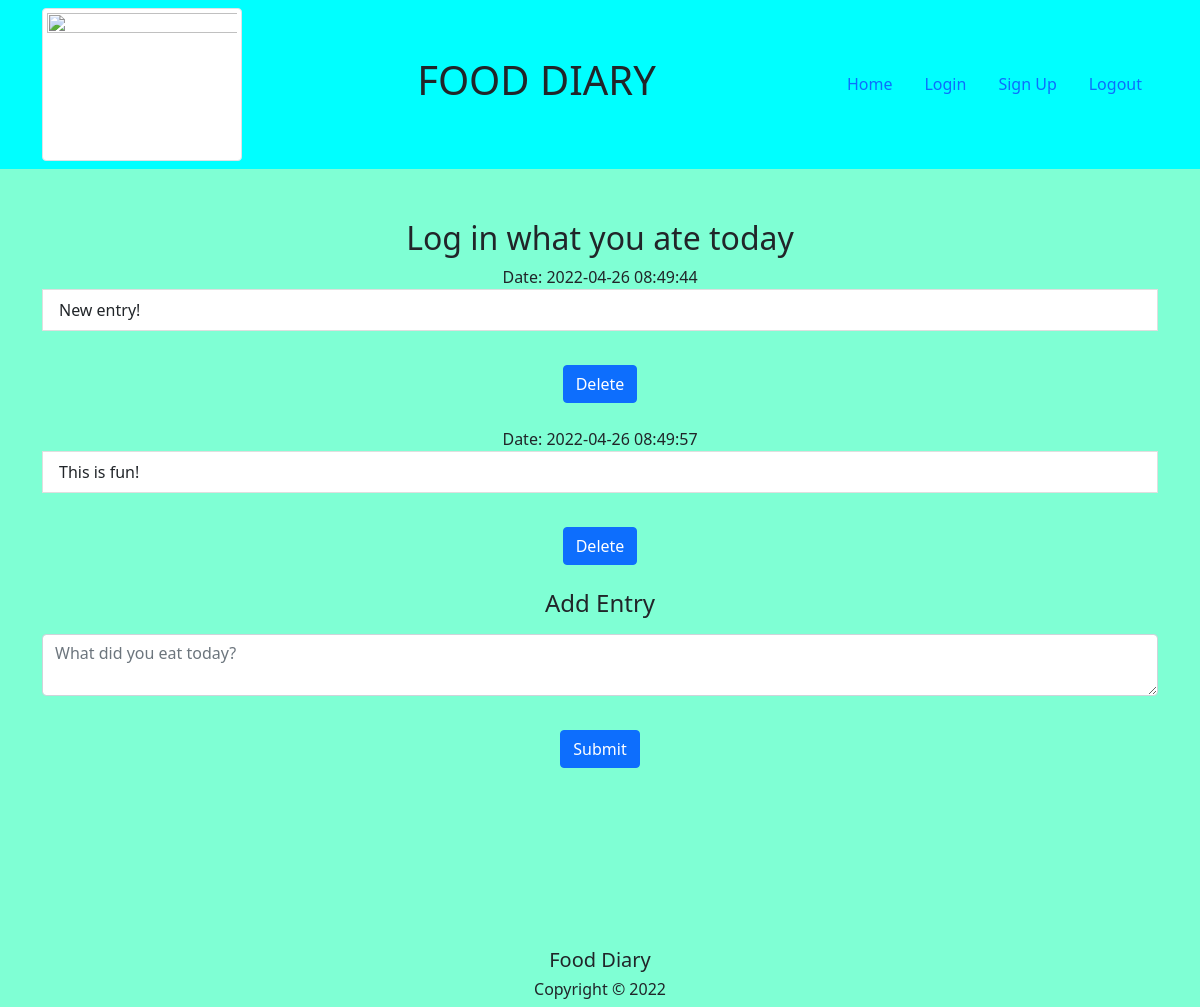
The page /index (signed in) on the database as committed earlier.
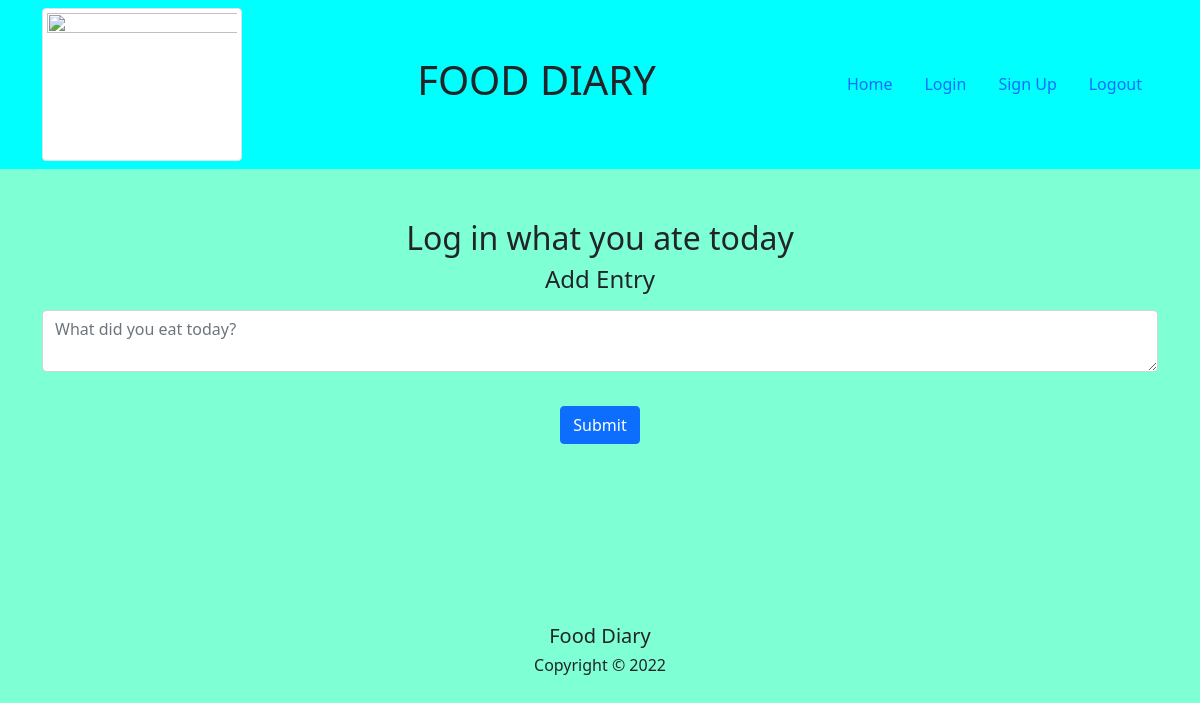
The same page on the database as committed later.
### journal/models.py (models this page shows)
class Note(db.Model):
    id = db.Column(db.Integer, primary_key=True)
    date = db.Column(db.DateTime(timezone=True), default=func.now() )
    data = db.Column(db.String(10000))
    user_id = db.Column(db.Integer, db.ForeignKey("user.id"))

### journal/views.py (the view)
@views.route("/index", methods=["POST","GET"])
@login_required
def index():
    if request.method == "POST":
        note = request.form.get("note")
        new_note = Note(data=note, user_id= current_user.id)
        db.session.add(new_note)
        db.session.commit()
        flash("Food log added to sucessfully!")
    return render_template("index.html",user=current_user,Logged_in=True)

### journal/__init__.py (called while the page is built)
def create_app():
    app = Flask(__name__)
    app.config ["SECRET_KEY"] = "secretkey"
    app.config["SQLALCHEMY_DATABASE_URI"] = f"sqlite:///{db_name}"
    app.config["SQLALCHEMY_TRACK_MODIFICATIONS"] = True
    db.init_app(app)
    from .views import views
    app.register_blueprint(views)
    from .auth import auth
    app.register_blueprint(auth, url_prefix="/auth/")
    from .models import User, Note
    create_database(app)
    login_manager = LoginManager()
    login_manager.init_app(app)
    login_manager.login_view = "auth.login"
    @login_manager.user_loader
    def load_user(id):
        return User.query.get(int(id))
    return app

### journal/templates/index.html (shortened to what this page needs)
{% extends "base.html" %}
{% block content %}
<h2> Log in what you ate today </h2>
<ul class="list-group list-group-flash" id="notes" name="noted">
    {% for note in user.notes %}
    <form action="POST">
        <label for today> Date:</label>
        <span> {{ note.date }} </span>
    </form>
    <li class="list-group-item"> {{ note.data }} </li>
    <br/>
    <span>
        <form method="POST" action="/delete">
            <button type="submit" class="btn btn-primary"> Delete </button>
        </form>
    </span>
    <br/>
    {% endfor %}
</ul>
<div type="container">
    <form class="form-group" method="POST">
        <label for="note" class="form-label"><h4>Add Entry</h4></label>
        <br/>
        <textarea class="form-control" name="note" id="note" placeholder="What did you eat today?"></textarea>
        <br/>
        <button class="btn btn-primary">Submit</button>
    </form>
</div>
{% endblock %}

Rows that differ between the two databases and show on the page:
removed Note: date "2022-04-26 08:49:44", data "New entry!"
removed Note: date "2022-04-26 08:49:57", data "This is fun!"
